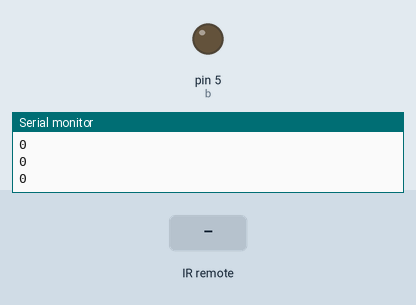
This sketch was run on a simulated Arduino Uno, built with avr-gcc and run on an emulated ATmega328P. On the bench: output pins drawn as LEDs (lit = HIGH), the last lines printed to the serial monitor. Inputs (shaded band) come from the test bench.

Above: at 1.2 s.
1.3 s: infrared code 0xC0000C received
At 2.4 s:
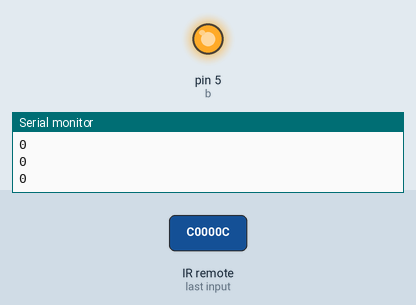
Timing chart, 0 to 4.3 s (numbered marks = the images above; inputs shaded):
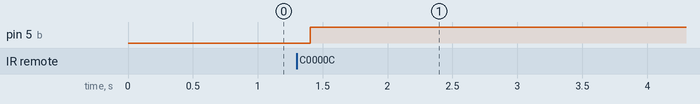

Measured:
- after the input at 1.3 s, pin 5 (b): LOW → HIGH after 0.10 s

The sketch:

traic_nd_ir.ino
```cpp
#include <IRremote.h>

int b=5;
int RECV_PIN=8;
IRrecv irrecv(RECV_PIN);
decode_results results;
unsigned long onval=12582924;
unsigned long offval=12582912;
int prevstate=0;
int curstate=0;


void setup() {
  Serial.begin(9600);
  irrecv.enableIRIn();
 pinMode(b,OUTPUT);

}

void loop()
{

  unsigned long store;
  if(irrecv.decode(&results))
  {
  store=(results.value);
  }
  Serial.println(store);
  irrecv.resume();
  if(store==onval)
    {
      if(prevstate==0)
      {
        curstate=1;
        prevstate=1;
      }
      else
        {
          curstate=0;
          prevstate=0;
        }
    }
  if(curstate)
  {
        digitalWrite(b,HIGH);
        delay(200);
  }
  else
  {
    digitalWrite(b,LOW);
   delay(200);
  }

}
```
